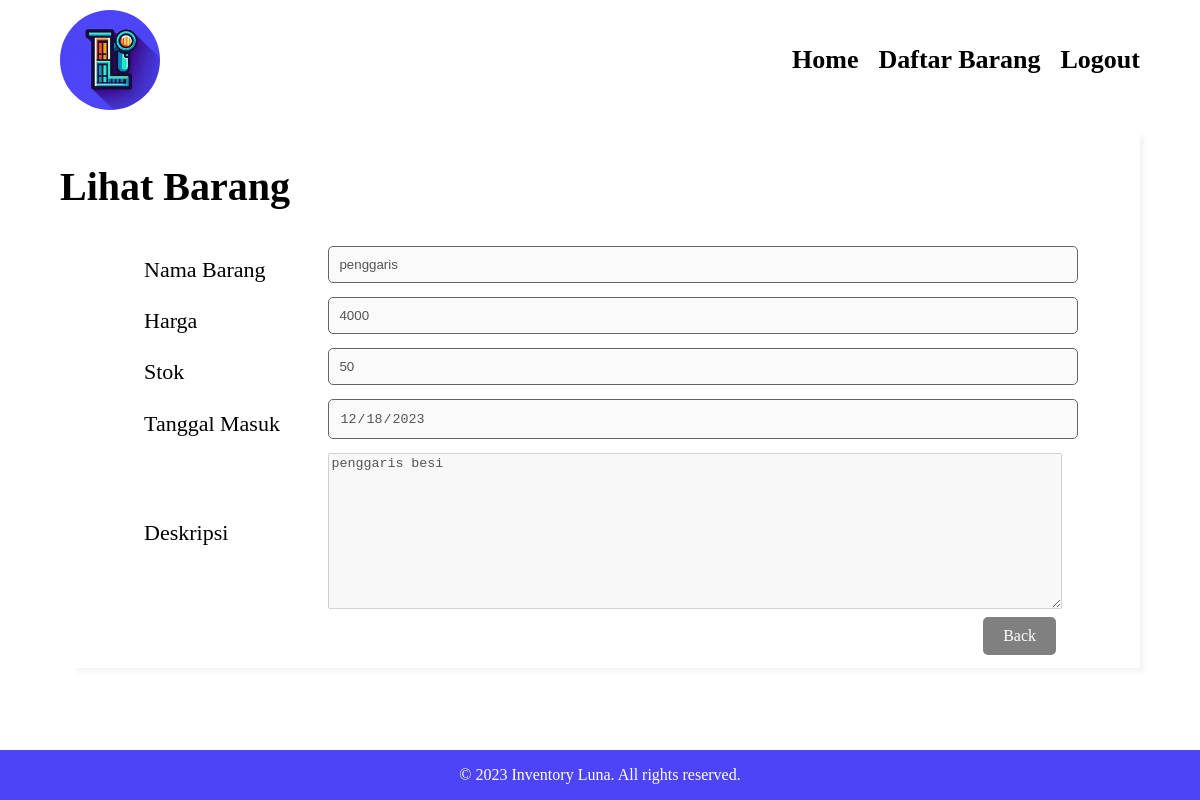
The app's page /detail.php?id=4 (signed in) with its own data.
### tables this page shows
CREATE TABLE `barang` (
  `id` int(11) NOT NULL,
  `nama_barang` varchar(255) NOT NULL,
  `harga` int(11) NOT NULL,
  `stok` int(11) NOT NULL,
  `tanggal_masuk` date NOT NULL,
  `deskripsi` text NOT NULL
);

### oop.php (called while the page is built, shortened)
<?php
class barang {
    public $koneksi;
    public function __construct($koneksi) {
        $this->koneksi = $koneksi;
    }
    public function read($id) {
        $barang = mysqli_query($this->koneksi,"SELECT * FROM barang WHERE id = '$id'");
        $data = mysqli_fetch_array($barang);
        return $data;
    }
}

### detail.php (the view, shortened to what this page needs)
<?php
include 'koneksi_database.php';
include 'oop.php';
$id = $_GET['id'];
$lihat = new barang($db);
$data = $lihat->read($id);
?>
<!DOCTYPE html>
<html lang="en">
<head>
    <link rel="stylesheet" href="css/style.css">
</head>
<body>
    <header>
        <div class="container header">
            <div class="logo">
                <img src="img/logo.jpg" alt="ini logo">
            </div>
            <nav>
                <ul>
                    <li>
                        <a href="index.php">Home</a>
                    </li>
                    <li>
                        <a href="barang.php">Daftar Barang</a>
                    </li>
                    <li>
                        <a href="logout.php">Logout</a>
                    </li>
                </ul>
            </nav>
        </div>
    </header>
    <section class="container">
        <div class="cont">
            <h1>Lihat Barang</h1>
                <table class="tabel">
                    <tr>
                        <td class="label">
                            <label for="nama_barang">Nama Barang</label>
                        </td>
                        <td class="input">
                            <input type="text" name="nama_barang" id="nama_barang" value="<?= $data['nama_barang'] ?>" disabled>
                        </td>
                    </tr>
                    <tr>
                        <td>
                            <label for="harga">Harga</label>
                        </td>
                        <td>
                            <input type="number" name="harga" id="harga" value="<?= $data['harga'] ?>" disabled>
                        </td>
                    </tr>
                    <tr>
                        <td>
                            <label for="stok">Stok</label>
                        </td>
                        <td>
                            <input type="number" name="stok" id="stok" value="<?= $data['stok'] ?>" disabled>
                        </td>
                    </tr>
                    <tr>
                        <td>
                            <label for="tanggal_masuk">Tanggal Masuk</label>
                        </td>
                        <td>
                            <input type="date" name="tanggal_masuk" id="tanggal_masuk" value="<?= $data['tanggal_masuk'] ?>" disabled>
                        </td>
                    </tr>
                    <tr>
                        <td>
                            <label for="deskripsi">Deskripsi</label>
                        </td>
                        <td>
                            <textarea name="deskripsi" id="deskripsi" rows="10" disabled><?= $data['deskripsi'] ?></textarea>
                        </td>
                    </tr>
                    <tr>
                        <td colspan="2">
                            <div class="kirim">
                                <a href="barang.php" class="btn_blue" style="background: grey;">Back</a>
                            </div>
                        </td>
                    </tr>
                </table>
        </div>
    </section>
    <footer>
        <div class="container">
            &copy; 2023 Inventory Luna. All rights reserved.
        </div>
    </footer>
</body>
</html>

### css/style.css (style rules this page uses)
body { font-family: poppins; margin: 0; }
.header { height: 100px; padding: 10px 0; display: flex; flex-flow: column wrap; align-content: space-between; }
.container { width: 90%; margin: 0 auto; max-width: 1450px; }
.logo img { width: 100px; border-radius: 50%; -webkit-border-radius: 50%; -moz-border-radius: 50%; -ms-border-radius: 50%; -o-border-radius: 50%; }
nav { margin: auto; }
nav ul { padding: 0; margin: 0; display: flex; list-style: none; }
nav ul li { margin-left: 20px; font-size: 26px; display: inline-block; overflow-x: hidden; font-weight: bold; }
nav ul li a { text-decoration: none; color: #000; }
.cont { width: 100%; padding: 10px 0; box-shadow: 10px 10px 5px -6px rgba(0,0,0,0.05); }
.cont h1 { font-size: 40px; }
.btn_blue { text-decoration: none; display: inline-block; padding: 10px 20px; color: #fff; background-color: rgb(0, 102, 255); border: none; border-radius: 5px; -webkit-border-radius: 5px; -moz-border-radius: 5px; -ms-border-radius: 5px; -o-border-radius: 5px; }
.tabel { margin: 0 auto; width: 85%; }
.label { width: 20%; }
.input { width: 80%; }
.tabel label { font-size: 22px; }
.tabel input, .tabel select { margin-bottom: 10px; width: 100%; padding: 10px; border: 1px solid #696464; border-radius: 5px; -webkit-border-radius: 5px; -moz-border-radius: 5px; -ms-border-radius: 5px; -o-border-radius: 5px; }
.tabel textarea { width: 100%; }
.kirim { display: flex; justify-content: end; }
footer { background-color: #4d44f7; color: #fff; text-align: center; padding: 1em 0; position: fixed; bottom: 0; width: 100%; }

### records on screen
barang: nama_barang "penggaris", harga "4000", stok "50", tanggal_masuk "12/18/2023", deskripsi "penggaris besi"
